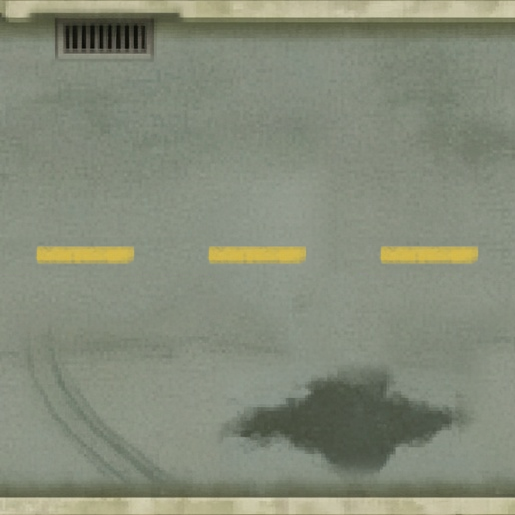
#> input picture assets/roads/road-straight-2.png, 515 x 515 px, found by its file name; its folder holds only this picture in this run
$ python make_road_skins_v2.py
#> lines starting #> are read from the running program, lines starting #| are printed output that depends on the picture
import numpy as np
from PIL import Image
S=515; C=round(0.1*S)  # 52 px curb = model curb (|z| 0.4..0.5)
rng=np.random.default_rng(7)
def curb(src,seed):
    r=np.random.default_rng(seed)
    b=src[1:16].astype(float)
    sc=[np.abs(np.diff(b[:,x:x+265].mean(2),axis=0)).sum() for x in range(0,S-265,10)]
    x0=int(np.argmin(sc))*10; band=b[:,x0:x0+265]   # cleanest curb run, no drain lip
    H,W=band.shape[:2]; ph,pw=15,96; f=5
    acc=np.zeros((C+ph,S+pw,3)); wt=np.zeros((C+ph,S+pw,1))
    wy=np.minimum(np.arange(ph),np.arange(ph)[::-1]); wx=np.minimum(np.arange(pw),np.arange(pw)[::-1])
    w=(np.clip((wy+1)/f,0,1)[:,None]*np.clip((wx+1)/f,0,1)[None,:])[...,None]
    for y in range(-5,C,ph-f):
        for x in range(-20,S,pw-2*f):
            sx=int(r.integers(0,W-pw)); p=band[:,sx:sx+pw]
            if r.random()<.5: p=p[::-1]
            if r.random()<.5: p=p[:,::-1]
            yy=max(y,0); py=yy-y; cols=(np.arange(x,x+pw))%S
            acc[yy:y+ph][:,cols]+=(p*w)[py:]; wt[yy:y+ph][:,cols]+=w[py:]
    out=(acc/np.maximum(wt,1e-6))[:C,:S]   # wraps in x so pieces tile
    sh=np.ones(C); sh[-3:]=[.92,.85,.75]; sh[:2]=[.9,.97]
    return out*sh[:,None,None]
def energy(a):
    g=np.abs(np.diff(a.mean(2),axis=0)).mean(1); return g
def cut(road,lo,hi,n,f=10):
    e=energy(road); best=min(range(lo,hi-n-f),key=lambda s:e[s:s+n+f].sum()+ (road[s:s+n].std(0).mean()))
    a=road[:best]; b=road[best+n-f:]
    m=np.linspace(0,1,f)[:,None,None]
    blend=a[-f:]*(1-m)+b[:f]*m
    return np.concatenate([a[:-f],blend,b[f:]]),best
for k in (2,3,4):
    im=np.asarray(Image.open(f'assets/roads/road-straight-{k}.png').convert('RGB')).astype(float)
    road=im[17:498]                     # gutter + asphalt, 481 rows
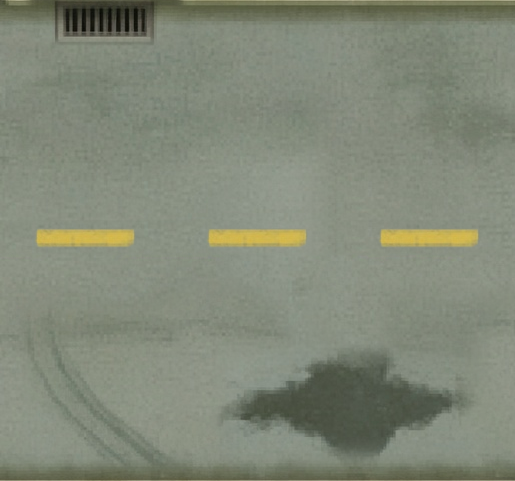
#> road: shape (481, 515, 3) float64; mean R, G, B 129.6, 136.2, 119.7
    need=S-2*C; rem=len(road)-need; r1=rem//2; r2=rem-r1
#> after `rem = len(road) - need`: rem = 70
#> after `r1 = rem // 2`: r1 = 35
#> after `r2 = rem - r1`: r2 = 35
    mid=len(road)//2
#> mid = 240
    lane2,c2=cut(road[mid:],25,mid-40,r2)
#> in energy, `g = np.abs(np.diff(a.mean(2), axis=0)).mean(1)`: g = 240 values, max 47.19 at index 239, min 0.685 at index 42, mean 1.77
#> in cut, `e = energy(road)`: e has the same summary as g in energy
#> in cut, `best = min(range(lo, hi - n - f), key=lambda s: e[s:s + n + f].sum() +`: best = 28
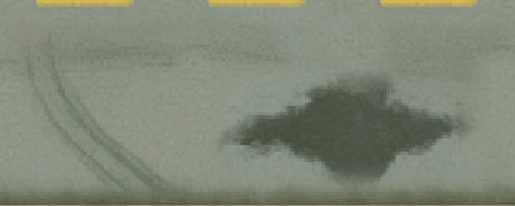
#> lane2: shape (206, 515, 3) float64; mean R, G, B 127.7, 134.5, 118.2
#> c2 = 28
    lane1,c1=cut(road[:mid],40,mid-25,r1)
#> call 2 of cut, with lo = 40, hi = 215, n = 35, f = 10
#> in cut (call 2), `e = energy(road)`: e = 239 values, max 30.86 at index 0, min 0.744 at index 210, mean 1.84
#> in cut (call 2), `e = energy(road)`:
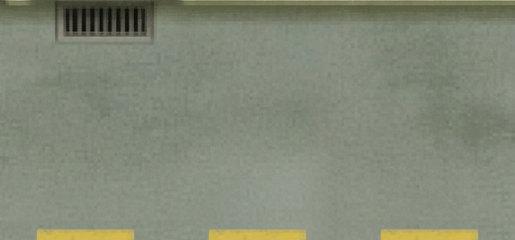
#> road: shape (240, 515, 3) float64; mean of channels 0, 1, 2 130.2, 136.5, 119.3; drawn as R, G, B
#> in cut (call 2), `best = min(range(lo, hi - n - f), key=lambda s: e[s:s + n + f].sum() +`: best = 169
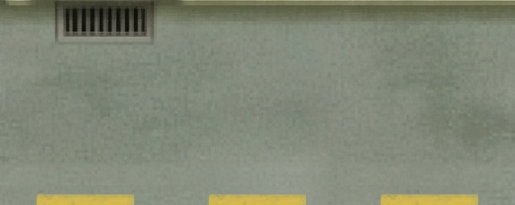
#> lane1: shape (205, 515, 3) float64; mean R, G, B 129, 135.1, 117.4
#> c1 = 169
    road=np.concatenate([lane1,lane2]); assert len(road)==need,len(road)
#> after `road = np.concatenate([lane1, lane2])`:
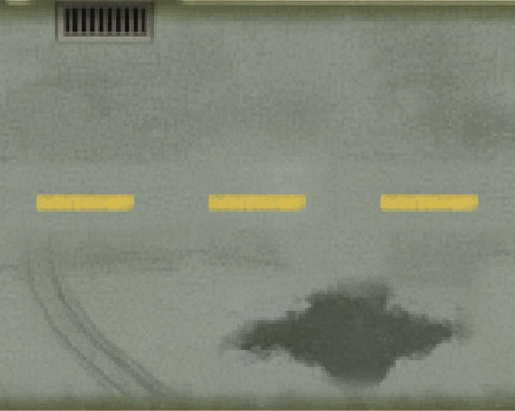
#> road: shape (411, 515, 3) float64; mean R, G, B 128.3, 134.8, 117.8
    top=curb(im,k); bot=curb(im[::-1],k+10)[::-1]
#> in curb, `sc=[np.abs(np.diff(b[:,x:x+265].mean(2),axis=0)).sum() for x in range(..`: sc = 25 values, max 18139.7 at index 0, min 7090.3 at index 18, mean 11829.8
#> in curb, `x0 = int(np.argmin(sc)) * 10`: x0 = 180
#> after the loop in curb, `for y in range(-5,C,ph-f):`:
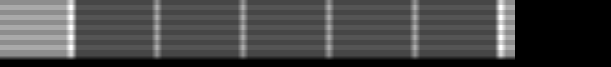
#> wt: shape (67, 611, 1) float64; min 0, max 3.6, mean 0.991; drawn with min black and max white
    out=np.concatenate([top,road,bot])
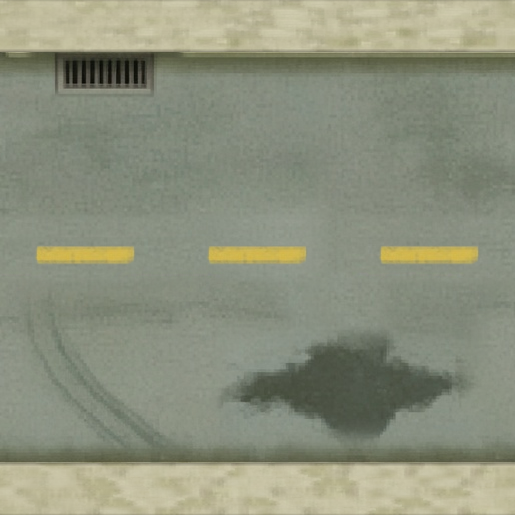
#> out: shape (515, 515, 3) float64; mean R, G, B 140.6, 144.9, 125.1
    Image.fromarray(np.clip(out,0,255).astype('uint8')).save(f'assets/roads/road-straight-{k}_v2.png')
    print(k,out.shape,'cut rows',c1+17,mid+c2+17)
#| 2 (515, 515, 3) cut rows 186 285
#> (the run stopped early here; a loop or call above may not have finished)
